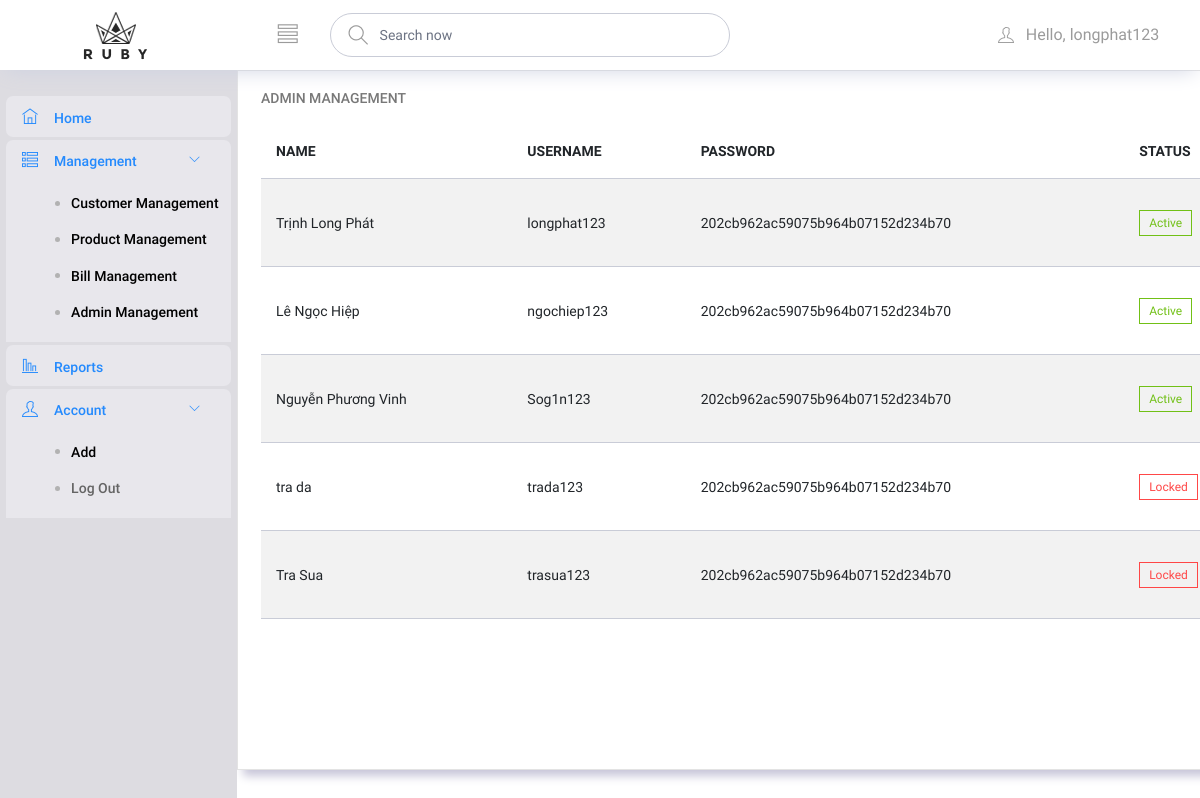
Screenshot of /admin/quantri.php?page_layout=danhsachadmin (signed in) with the database file from the repository.
### tables this page shows
CREATE TABLE `manager` (
  `hoten` varchar(50) DEFAULT NULL,
  `taikhoan` varchar(50) NOT NULL,
  `matkhau` varchar(50) DEFAULT NULL,
  `trangthaitk` int(11) DEFAULT NULL
);

### lib/DataProvider.php (called while the page is built, shortened)
<?php
	function executeQuery($sql){
        include ('db.inc');
        $conn = new mysqli($servername, $username, $password, $dbname);
		if (!($result = $conn->query($sql)))
		    echo $conn->connect_error;
		return $result;
    }
?>

### admin/danhsachadmin.php (the view, shortened to what this page needs)
<?php
    $sql = "SELECT * FROM manager";
    $result = executeQuery($sql);
    echo'<div class="col-lg-12 grid-margin stretch-card">';
    echo'<div class="card">';
    echo'<div class="card-body">';
    echo'<h4 class="card-title">Admin Management</h4>';
    echo'<div class="table-responsive">';
    echo'<table class="table table-striped">';
    echo'<thead>';
    echo'<tr>';
    echo'<th>NAME</th>';
    echo'<th>USERNAME</th>';
    echo'<th>PASSWORD</th>';
    echo'<th>STATUS</th>';
    echo'</tr>';
    echo'</thead>';
    echo'<tbody>';
    if($result->num_rows > 0)
    {
        while($row = $result->fetch_array())
        {
            echo'<tr>';
            echo '<td>' . $row['hoten'] . '</td>';
            echo '<td>' . $row['taikhoan'] . '</td>';
            echo '<td>' . $row['matkhau'] . '</td>';
            switch($row['trangthaitk'])
            {
                case 0:
                    echo'<td><label class="badge badge-outline-danger">Locked</label></td>';
                    break;
                case 1:
                    echo'<td><label class="badge badge-outline-success">Active</label></td>';
                    break;
            }
            echo'</tr>';
        }
    }
    echo'</tbody>';
    echo'</table>';
    echo'</div>';
    echo'</div>';
    echo'</div>';
    echo'</div>';
?>

### rows the page displays
manager: hoten "Trịnh Long Phát", taikhoan "longphat123", matkhau "202cb962ac59075b964b07152d234b70", trangthaitk "Active"
manager: hoten "Lê Ngọc Hiệp", taikhoan "ngochiep123", matkhau "202cb962ac59075b964b07152d234b70", trangthaitk "Active"
manager: hoten "Nguyễn Phương Vinh", taikhoan "Sog1n123", matkhau "202cb962ac59075b964b07152d234b70", trangthaitk "Active"
manager: hoten "tra da", taikhoan "trada123", matkhau "202cb962ac59075b964b07152d234b70", trangthaitk "Locked"
manager: hoten "Tra Sua", taikhoan "trasua123", matkhau "202cb962ac59075b964b07152d234b70", trangthaitk "Locked"

### other values shown
$_SESSION['taikhoan'] "longphat123"
